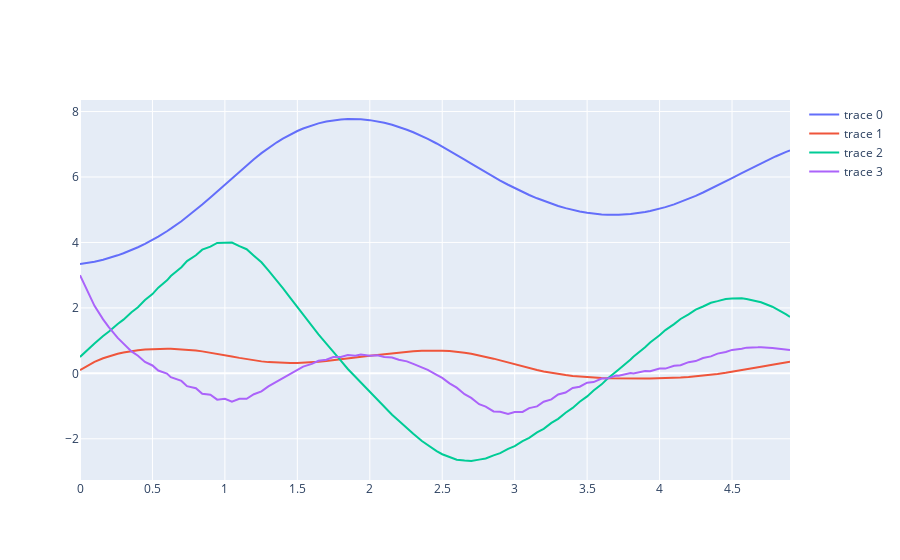

The cell this chart's notebook holds for it:
### Code cell
vf_ctrl, sys_ctrl = double_pendulum_utils.get_value_function(vf_ctrl_N)
ctrl = controllers.get_limited_lookahead_controller(vf_ctrl)
x_traj_sim, t_traj_sim = controllers.sim_ctrl(x0, vf.u_dim[0], sys.dx, ctrl, .1, 50)

fig = go.Figure()
for i in range(4):
    fig.add_trace(go.Scatter(
        x=t_traj_sim,
        y=x_traj_sim[i,:]
    ))
print("No cost-to-go")
fig.show()
